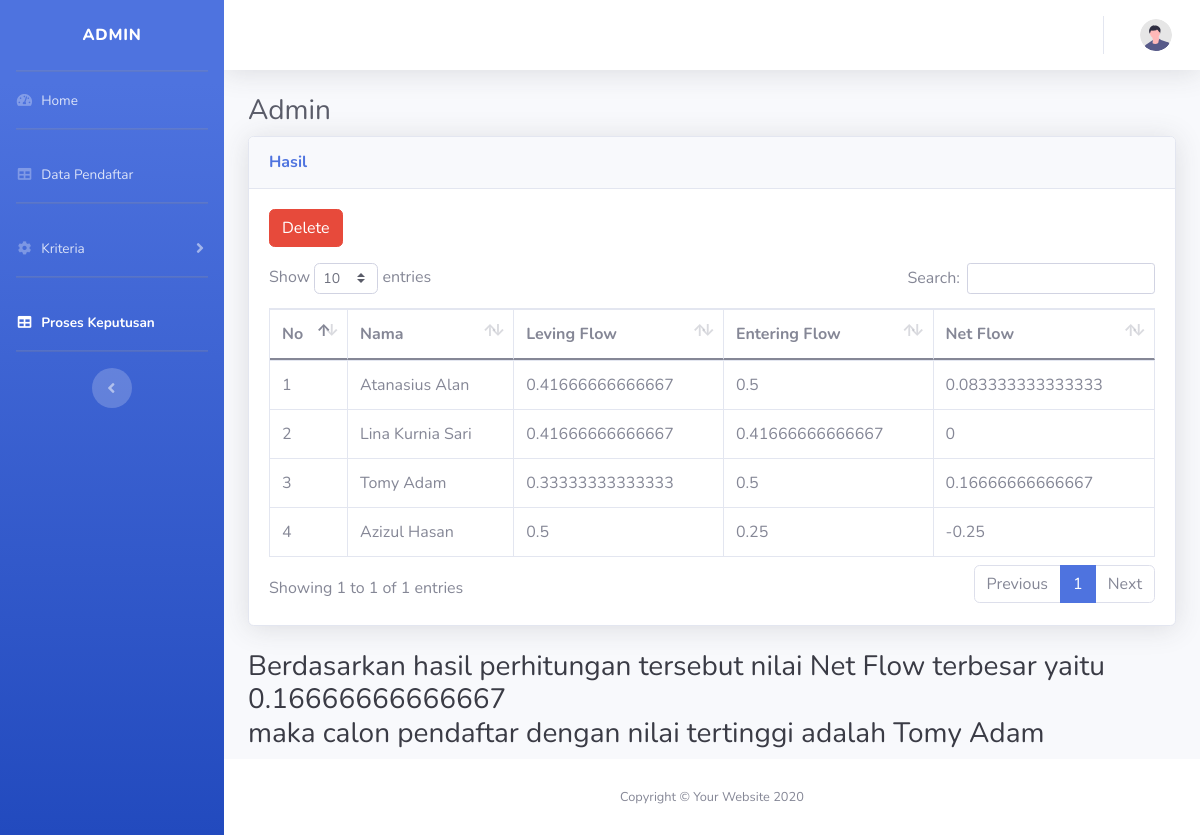
Page /admin/hasil.php (signed in) on the committed database.
### tables this page shows
CREATE TABLE `tbl_hasil` (
  `id_hasil` int(11) NOT NULL AUTO_INCREMENT,
  `username` varchar(100) NOT NULL,
  `nama_pendaftar` varchar(100) NOT NULL,
  `leaving_flow` varchar(100) NOT NULL,
  `entering_flow` varchar(100) NOT NULL,
  `net_flow` varchar(100) NOT NULL,
  PRIMARY KEY (`id_hasil`)
);

### admin/function/global.php (called while the page is built, shortened)
<?php
require 'connection.php';
function query_data($data)
{
    global $conn;
    $result = mysqli_query($conn, $data);
    $rows = [];
    while ($row = mysqli_fetch_assoc($result)) {
        $rows[] = $row;
    }
    return $rows;
}
function hasil_test(){
    $tbl_hasils = query_data("SELECT nama_pendaftar, net_flow FROM tbl_hasil");
    $array_float = [];
    foreach ($tbl_hasils as $tbl_hasil) :
        $nilai_float = $tbl_hasil["net_flow"];
        $float = (float)$nilai_float;
        $nama_calon = $tbl_hasil["nama_pendaftar"];
        $array_float[] = ["net_flow" => $float, "nama_pendaftar" => $nama_calon];
    endforeach;
    $nilai_terbesar = null;
    foreach ($array_float as $item) :
        $nama_karyawan = $item["nama_pendaftar"];
        $nilai = $item["net_flow"];
        if ($nilai_terbesar === null || $nilai > $nilai_terbesar) {
            $nama_pendaftar = $nama_karyawan;
            $nilai_terbesar = $nilai;
        }
    endforeach;
    return [$nilai_terbesar , $nama_pendaftar];
}

### admin/function/function_hasil.php (called while the page is built, shortened)
<?php
function hasil($data)
{
    $jumlah_baris = count($data);
    foreach ($data as $index) :
        $nama = $index['nama'];
        $hasil = query_data("SELECT*FROM tbl_hasil");
        $rows = count($hasil);
        if ($rows >= $jumlah_baris) {
            break;
        }
    endforeach;
}

### admin/hasil.php (the view, shortened to what this page needs)
<?php
require './function/global.php';
require './function/function_hasil.php';
$hasils = query_data('SELECT * FROM tbl_hasil');
$hasil = hasil_test();
$nilai = $hasil[0];
$nama = $hasil[1];
?>
<!DOCTYPE html>
<html lang="en">
<head>
    <?php
    require 'views/link.php';
    ?>
</head>
<body id="page-top">
    <div id="wrapper">
        <?php
        require 'views/sidebar.php';
        ?>
        <div id="content-wrapper" class="d-flex flex-column">
            <div id="content">
                <?php
                require 'views/navbar.php';
                ?>
                <div class="container-fluid">
                    <h1 class="h3 mb-2 text-gray-800">Admin</h1>
                    <div class="card shadow mb-4">
                        <div class="card-header py-3">
                            <h6 class="m-0 font-weight-bold text-primary">Hasil</h6>
                        </div>
                        <div class="card-body">
                            <div class="table-responsive">
                                <button class="btn btn-danger mb-3" data-bs-toggle="modal" data-bs-target="#modalHapus">Delete</button>
                                <table class="table table-bordered" id="dataTable" width="100%" cellspacing="0">
                                    <thead>
                                        <tr>
                                            <th>No</th>
                                            <th>Nama</th>
                                            <th>Leving Flow</th>
                                            <th>Entering Flow</th>
                                            <th>Net Flow</th>
                                        </tr>
                                    </thead>
                                    <tbody>
                                        <?php
                                        $no = 1;
                                        foreach ($hasils as $hasil) :
                                        ?>
                                            <tr>
                                                <td>
                                                    <?= $no ?>
                                                </td>
                                                <td>
                                                    <?= $hasil['nama_pendaftar'] ?>
                                                </td>
                                                <td>
                                                    <?= $hasil['leaving_flow'] ?>
                                                </td>
                                                <td>
                                                    <?= $hasil['entering_flow'] ?>
                                                </td>
                                                <td>
                                                    <?= $hasil['net_flow'] ?>
                                                </td>
                                            </tr>
                                            <?php
                                            $no++;
                                            ?>
                                    </tbody>
                                <?php
                                        endforeach;
                                ?>
                                </table>
                                <?php
                                $calon_karyawans = query_data(" SELECT*FROM tbl_calon_karyawan");
                                ?>
                            </div>
                        </div>
                    </div>
                </div>
                <div class="h3 container-fluid text-gray-900">
                    <?php
                    if ( $nilai && $nama){
                        echo "Berdasarkan hasil perhitungan tersebut
                        nilai Net Flow terbesar yaitu " .$nilai. " <br>
                        maka calon pendaftar dengan nilai tertinggi adalah " . $nama;
                    }else {
                        echo "Data belum di proses";
                    }
                    ?>
                </div>
            </div>
            <?php
            require 'views/footer.php';
            ?>
        </div>
    </div>
</body>
</html>

### rows in the picture
tbl_hasil: nama_pendaftar "Atanasius Alan", leaving_flow "0.41666666666667", entering_flow "0.5", net_flow "0.083333333333333"
tbl_hasil: nama_pendaftar "Lina Kurnia Sari", leaving_flow "0.41666666666667", entering_flow "0.41666666666667", net_flow "0"
tbl_hasil: nama_pendaftar "Tomy Adam", leaving_flow "0.33333333333333", entering_flow "0.5", net_flow "0.16666666666667"
tbl_hasil: nama_pendaftar "Azizul Hasan", leaving_flow "0.5", entering_flow "0.25", net_flow "-0.25"

### other values in the picture
$nilai "0.16666666666667"
$nama "Tomy Adam"
